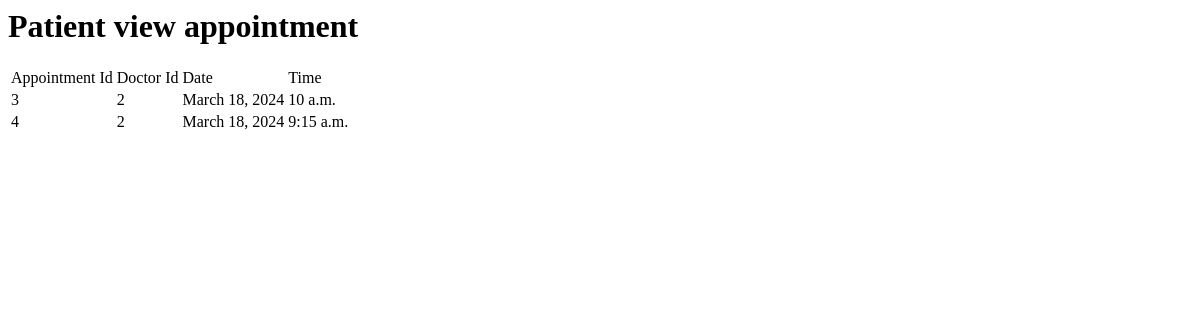
The page /patviewappointment/12 on the database as committed earlier.
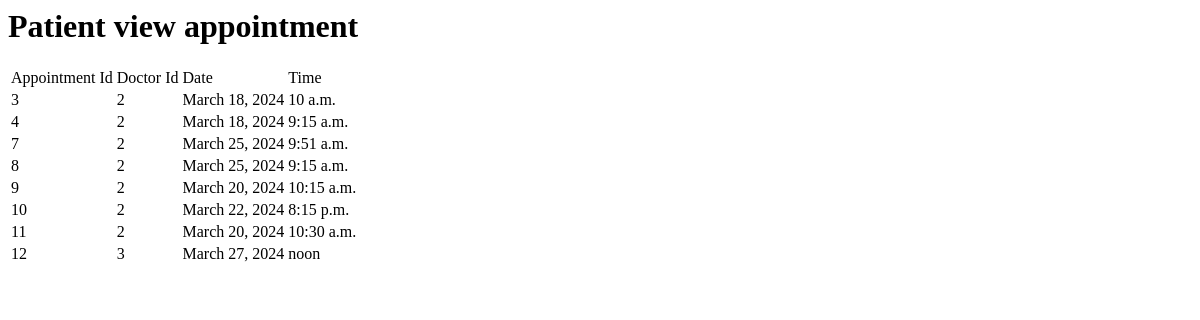
The same page on the database as committed later.
### ODBS/models.py (models this page shows, shortened)
class appointment(models.Model):
    appid=models.BigAutoField(primary_key=True)
    patid=models.ForeignKey(Patient,on_delete=models.CASCADE,null=True)
    docid=models.ForeignKey(Doctor,on_delete=models.CASCADE,null=True)
    date=models.DateField(max_length=50,null=True)
    starttime=models.TimeField(max_length=50,null=True)
    status=models.CharField(max_length=50,default="Pending")

class Doctor(models.Model):
    user=models.ForeignKey(User,on_delete=models.CASCADE)
    docid=models.BigAutoField(primary_key=True)
    contactno=models.CharField(max_length=50,null=True)
    qualification=models.CharField(max_length=50,null=True)
    specialist=models.CharField(max_length=50,null=True)
    day1=models.CharField(max_length=10,null=True)
    day2=models.CharField(max_length=10,null=True)
    day3=models.CharField(max_length=10,null=True)
    time1=models.CharField(max_length=10,null=True)
    time2=models.CharField(max_length=10,null=True)
    time3=models.CharField(max_length=10,null=True)
    dept=models.CharField(max_length=10,null=True)
    def __str__(self):
        return str(self.pk)

### ODBS/views.py (the view)
# urls.py: path('patviewappointment/<int:patid>', patviewappointment,name="patviewappointment"),
def patviewappointment(request,patid):
    user=request.user
    pat=Patient.objects.get(patid=patid)
    appointmentsofpat=appointment.objects.filter(patid=patid)
    return render(request,'patviewappointment.html',locals())

### ODBS/Templates/patviewappointment.html
<h1>Patient view appointment</h1>
<table id="myTable" >
    <thead>
        <tr>
            <td>Appointment Id</td>
            <td>Doctor Id</td>
            <td>Date</td>
            <td>Time</td>
        </tr>
    </thead>
    <tbody>
        {% if appointmentsofpat %}
            {% for i in appointmentsofpat %}
                <tr>
                    <td>{{i.appid}}</td>
                    <td>{{i.docid}}</td>
                    <td>{{i.date}}</td>
                    <td>{{i.starttime}}</td>
                </tr>
            {% endfor %}
        {% else %}
                <tr>
                    <td colspan="4">No appointments</td>
                </tr>
        {% endif %}
    </tbody>
</table>

Rows that differ between the two databases and show on the page:
added appointment: appid "7", docid "2", date "March 25, 2024", starttime "9:51 a.m."
added appointment: appid "8", docid "2", date "March 25, 2024", starttime "9:15 a.m."
added appointment: appid "9", docid "2", date "March 20, 2024", starttime "10:15 a.m."
added appointment: appid "10", docid "2", date "March 22, 2024", starttime "8:15 p.m."
added appointment: appid "11", docid "2", date "March 20, 2024", starttime "10:30 a.m."
added appointment: appid "12", docid "3", date "March 27, 2024", starttime "noon"
